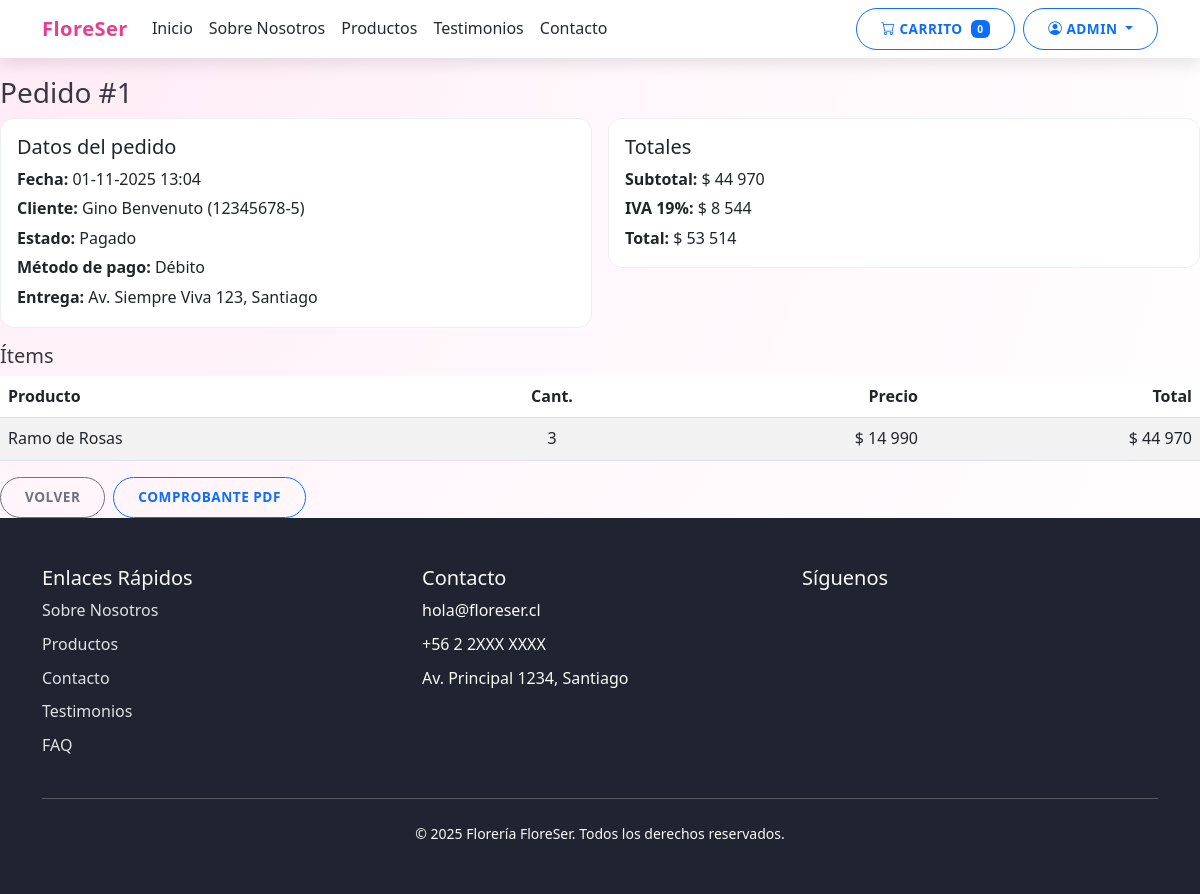
/pedidos/1/ (signed in), run on the app's committed database.
### apps/usuarios/models.py (models this page shows, shortened)
class Usuario(AbstractUser):
    class Roles(models.TextChoices):
        ADMINISTRADOR = 'Administrador', 'Administrador'
        EMPLEADO = 'Empleado', 'Empleado'
        CLIENTE = 'Cliente', 'Cliente'
        PROVEEDOR = 'Proveedor', 'Proveedor'
    rol = models.CharField(max_length=20, choices=Roles.choices, default=Roles.CLIENTE)
    activo = models.BooleanField(default=True)

### apps/pedidos/models.py (models this page shows, shortened)
class Pedido(models.Model):
    ESTADOS = [
        ('Pendiente', 'Pendiente'),
        ('Pagado', 'Pagado'),
        ('En preparación', 'En preparación'),
        ('Entregado', 'Entregado'),
    ]
    cliente = models.ForeignKey(Cliente, on_delete=models.PROTECT)
    empleado = models.ForeignKey(Empleado, on_delete=models.SET_NULL, null=True, blank=True)
    fecha_pedido = models.DateTimeField(auto_now_add=True)
    subtotal = models.DecimalField(max_digits=12, decimal_places=0)
    iva = models.DecimalField(max_digits=12, decimal_places=0)
    total = models.DecimalField(max_digits=12, decimal_places=0)
    estado = models.CharField(max_length=20, choices=ESTADOS, default='Pendiente')
    metodo_pago = models.CharField(max_length=50, blank=True)
    referencia_pago = models.CharField(max_length=100, blank=True)
    comprobante_pago = models.FileField(upload_to='comprobantes/', null=True, blank=True)
    direccion_entrega = models.CharField(max_length=255, blank=True)

class PedidoItem(models.Model):
    pedido = models.ForeignKey(Pedido, on_delete=models.CASCADE, related_name='items')
    producto = models.ForeignKey(Producto, on_delete=models.PROTECT)
    cantidad = models.PositiveIntegerField()
    precio_unitario = models.DecimalField(max_digits=12, decimal_places=0)

### apps/clientes/models.py (models this page shows, shortened)
class Cliente(models.Model):
    usuario = models.OneToOneField(settings.AUTH_USER_MODEL, on_delete=models.CASCADE, related_name='perfil_cliente')
    nombre = models.CharField(max_length=150)
    rut = models.CharField(
        max_length=12,
        validators=[RegexValidator(r"^\d{7,8}-[\dkK]$", message="RUT inválido. Formato: XXXXXXXX-X")],
        unique=True,
    )
    direccion = models.CharField(max_length=255, blank=True)
    comuna = models.CharField(max_length=100, blank=True)
    telefono = models.CharField(max_length=20, blank=True)

### apps/productos/models.py (models this page shows, shortened)
class Producto(models.Model):
    class Categoria(models.TextChoices):
        AMOR_ANIVERSARIO = 'Amor y Aniversario', 'Amor y Aniversario'
        CUMPLEANOS = 'Cumpleaños', 'Cumpleaños'
        AGRADECIMIENTO = 'Agradecimiento', 'Agradecimiento'
        CONDOLENCIAS = 'Condolencias', 'Condolencias'
    sku = models.CharField(max_length=50, unique=True)
    nombre = models.CharField(max_length=150)
    descripcion = models.TextField(blank=True)
    categoria = models.CharField(max_length=100, choices=Categoria.choices)
    precio = models.DecimalField(max_digits=12, decimal_places=0, validators=[MinValueValidator(0)])
    stock = models.IntegerField(default=0, validators=[MinValueValidator(0)])
    stock_minimo = models.IntegerField(default=0, validators=[MinValueValidator(0)])
    imagen = models.ImageField(upload_to='productos/', blank=True, null=True)
    destacado = models.BooleanField(default=False)

### apps/pedidos/views.py (the view)
# urls.py: path('<int:pedido_id>/', pedido_detalle, name='detalle'),
@role_required('Administrador', 'Empleado')
def pedido_detalle(request, pedido_id: int):
    pedido = get_object_or_404(Pedido.objects.select_related('cliente'), pk=pedido_id)
    items = list(pedido.items.select_related('producto').all())
    items_info = [
        {
            'item': it,
            'line_total': int(it.precio_unitario) * int(it.cantidad),
        }
        for it in items
    ]
    return render(request, 'pedidos/detalle.html', {
        'pedido': pedido,
        'items_info': items_info,
        'fmt': _clp_fmt,
    })

### templates/pedidos/detalle.html (shortened to what this page needs)
{% extends 'base.html' %}
{% load humanize %}
{% block content %}
<h3>Pedido #{{ pedido.id }}</h3>
<div class="row g-3 mb-3">
  <div class="col-md-6">
    <div class="card">
      <div class="card-body">
        <h5 class="card-title">Datos del pedido</h5>
        <p class="mb-1"><strong>Fecha:</strong> {{ pedido.fecha_pedido|date:'d-m-Y H:i' }}</p>
        <p class="mb-1"><strong>Cliente:</strong> {{ pedido.cliente.nombre }} ({{ pedido.cliente.rut }})</p>
        <p class="mb-1"><strong>Estado:</strong> {{ pedido.estado }}</p>
        <p class="mb-1"><strong>Método de pago:</strong> {{ pedido.metodo_pago }}</p>
        <p class="mb-0"><strong>Entrega:</strong> {{ pedido.direccion_entrega }}</p>
      </div>
    </div>
  </div>
  <div class="col-md-6">
    <div class="card">
      <div class="card-body">
        <h5 class="card-title">Totales</h5>
        <p class="mb-1"><strong>Subtotal:</strong> $ {{ pedido.subtotal|intcomma }}</p>
        <p class="mb-1"><strong>IVA 19%:</strong> $ {{ pedido.iva|intcomma }}</p>
        <p class="mb-0"><strong>Total:</strong> $ {{ pedido.total|intcomma }}</p>
      </div>
    </div>
  </div>
</div>
<h5>Ítems</h5>
<table class="table table-striped align-middle">
  <thead>
    <tr><th>Producto</th><th class="text-center">Cant.</th><th class="text-end">Precio</th><th class="text-end">Total</th></tr>
  </thead>
  <tbody>
  {% for obj in items_info %}
    <tr>
      <td>{{ obj.item.producto.nombre }}</td>
      <td class="text-center">{{ obj.item.cantidad }}</td>
      <td class="text-end">$ {{ obj.item.precio_unitario|intcomma }}</td>
      <td class="text-end">$ {{ obj.line_total|intcomma }}</td>
    </tr>
  {% empty %}
    <tr><td colspan="4">Sin ítems.</td></tr>
  {% endfor %}
  </tbody>
</table>
<div class="d-flex gap-2">
  <a href="{% url 'pedidos:gestion' %}" class="btn btn-outline-secondary">Volver</a>
  <a href="{% url 'pedidos:comprobante_pdf' pedido.id %}" target="_blank" class="btn btn-outline-primary">Comprobante PDF</a>
</div>
{% endblock %}

### templates/base.html (shortened to what this page needs)
<!DOCTYPE html>
{% load static %}
{% load i18n %}
<html lang="es">
<head>
    <link href="https://cdn.jsdelivr.net/npm/bootstrap@5.3.0/dist/css/bootstrap.min.css" rel="stylesheet">
    <link rel="stylesheet" href="https://cdn.jsdelivr.net/npm/bootstrap-icons@1.10.0/font/bootstrap-icons.css">
    <link rel="stylesheet" href="{% static 'css/styles.css' %}">
</head>
<body>
    <nav class="navbar navbar-expand-lg navbar-main fixed-top">
        <div class="container">
            <a class="navbar-brand" href="{% url 'home:index' %}">
                {% if configuracion and configuracion.logo %}
                <img src="{{ configuracion.logo.url }}" alt="{{ configuracion.nombre_sitio }}" height="40">
                {% else %}
                FloreSer
                {% endif %}
            </a>
            <div class="collapse navbar-collapse" id="navbarNav">
                {% url 'home:index' as home_url %}
                {% url 'home:sobre_nosotros' as sobre_url %}
                {% url 'productos:lista' as productos_url %}
                {% url 'home:testimonios' as testimonios_url %}
                {% url 'home:index' as home_url3 %}
                {% url 'pedidos:carrito' as carrito_url %}
                {% url 'clientes:perfil' as cli_perfil_url %}
                {% url 'clientes:mis_pedidos' as cli_misped_url %}
                {% url 'productos:crear' as prod_crear_url %}
                {% url 'admin:index' as admin_index_url %}
                {% url 'logout' as logout_url %}
                {% url 'login' as login_url %}
                <ul class="navbar-nav me-auto">
                    {% if home_url %}
                    <li class="nav-item">
                        <a class="nav-link" href="{{ home_url }}#inicio">Inicio</a>
                    </li>
                    {% endif %}
                    {% if sobre_url %}
                    <li class="nav-item">
                        <a class="nav-link" href="{{ sobre_url }}">Sobre Nosotros</a>
                    </li>
                    {% endif %}
                    {% if productos_url %}
                    <li class="nav-item">
                        <a class="nav-link" href="{{ productos_url }}">Productos</a>
                    </li>
                    {% endif %}
                    {% if testimonios_url %}
                    <li class="nav-item">
                        <a class="nav-link" href="{{ testimonios_url }}">Testimonios</a>
                    </li>
                    {% endif %}
                    {% if home_url3 %}
                    <li class="nav-item">
                        <a class="nav-link" href="{{ home_url3 }}#contacto">Contacto</a>
                    </li>
                    {% endif %}
                </ul>
                <div class="d-flex">
                    <a href="{{ carrito_url|default:'#' }}" class="btn btn-outline-primary me-2">
                        <i class="bi bi-cart"></i> Carrito
                        <span class="badge bg-primary ms-1">0</span>
                    </a>
                    {% if user.is_authenticated %}
                    <div class="dropdown">
                        <button class="btn btn-outline-primary dropdown-toggle" type="button" id="userDropdown" data-bs-toggle="dropdown">
                            <i class="bi bi-person-circle"></i> {{ user.username }}
                        </button>
                    </div>
                    {% endif %}
                </div>
            </div>
        </div>
    </nav>
    <div style="padding-top: 76px;">
        {% block content %}{% endblock %}
    </div>
    <footer class="footer-site py-5">
        <div class="container">
            <div class="row g-4">
                <div class="col-lg-4">
                    <h5>Enlaces Rápidos</h5>
                    <ul class="list-unstyled footer-links">
                        {% url 'home:sobre_nosotros' as sobre_url %}
                        {% url 'productos:lista' as prodf_url %}
                        {% url 'home:testimonios' as testimoniosf_url %}
                        {% url 'home:faq' as faq_url %}
                        <li class="mb-2">
                            <a href="{{ sobre_url|default:'#' }}" class="text-decoration-none">Sobre Nosotros</a>
                        </li>
                        <li class="mb-2">
                            <a href="{{ prodf_url|default:'#' }}" class="text-decoration-none">Productos</a>
                        </li>
                        <li class="mb-2">
                            <a href="{{ homef_url|default:'#' }}#contacto" class="text-decoration-none">Contacto</a>
                        </li>
                        <li class="mb-2">
                            <a href="{{ testimoniosf_url|default:'#' }}" class="text-decoration-none">Testimonios</a>
                        </li>
                        {% if faq_url %}
                        <li class="mb-2">
                            <a href="{{ faq_url }}" class="text-decoration-none">FAQ</a>
                        </li>
                        {% endif %}
                    </ul>
                </div>
                <div class="col-lg-4">
                    <h5>Contacto</h5>
                    <ul class="list-unstyled mb-0">
                        <li class="mb-2">
                            {% if configuracion and configuracion.email %}
                                {{ configuracion.email }}
                            {% else %}
                                hola@floreser.cl
                            {% endif %}
                        </li>
                        <li class="mb-2">
                            {% if configuracion and configuracion.telefono %}
                                {{ configuracion.telefono }}
                            {% else %}
                                +56 2 2XXX XXXX
                            {% endif %}
                        </li>
                        <li class="mb-2">
                            {% if configuracion and configuracion.direccion %}
                                {{ configuracion.direccion }}
                            {% else %}
                                Av. Principal 1234, Santiago
                            {% endif %}
                        </li>
                    </ul>
                </div>
                <div class="col-lg-4">
                    <h5>Síguenos</h5>
                </div>
            </div>
            <hr class="my-4">
            <div class="text-center">
                <p class="mb-0 small">&copy; {% now "Y" %} {% if configuracion %}{{ configuracion.nombre_sitio }}{% else %}Florería FloreSer{% endif %}. Todos los derechos reservados.</p>
            </div>
        </div>
    </footer>
</body>
</html>

### static/css/styles.css (style rules this page uses)
:root { --primary-color: #e83e8c; --secondary-color: #ffd6e8; --accent-color: #ff7f50; --light-color: #fff7fb; --dark-color: #343a40; --gray-100: #f8f9fa; --gray-200: #eceff4; --gray-600: #6c757d; --box-shadow: 0 0.5rem 1rem rgba(232, 62, 140, 0.15); --transition: all 0.3s ease; }
body { font-family: 'Segoe UI', Tahoma, Geneva, Verdana, sans-serif; color: var(--dark-color); line-height: 1.6; background: radial-gradient(circle at top left, #ffeaf5 0, #fff7fb 40%, #ffffff 100%); }
.navbar-brand { font-weight: 700; letter-spacing: 0.5px; }
.navbar-main, .navbar-main.bg-dark, .navbar-main.navbar-dark { background-color: #ffffff !important; box-shadow: 0 0.35rem 1rem rgba(0, 0, 0, 0.1); z-index: 1030; }
.navbar-main .navbar-brand { font-weight: 700; letter-spacing: 0.5px; color: var(--primary-color) !important; }
.navbar-main .navbar-nav .nav-link { color: #252932 !important; font-weight: 500; }
.btn { padding: 0.6rem 1.5rem; border-radius: 50px; font-weight: 600; transition: var(--transition); text-transform: uppercase; font-size: 0.85rem; letter-spacing: 0.5px; }
.card { transition: var(--transition); overflow: hidden; border-radius: 14px; border: 1px solid var(--gray-200); }
.footer-site { background: #1f2430; color: #f8f9fa; }
.footer-site h5 { color: #f8f9fa; }
.footer-site .footer-links a { color: #dee2e6; }

### data on the page
Usuario: username "ADMIN"
Pedido: id "1", fecha_pedido "01-11-2025 13:04", cliente.nombre "Gino Benvenuto", cliente.rut "12345678-5", estado "Pagado", metodo_pago "Débito", direccion_entrega "Av. Siempre Viva 123, Santiago", subtotal "44 970", iva "8 544", total "53 514"
PedidoItem: item.producto.nombre "Ramo de Rosas", item.cantidad "3", item.precio_unitario "14 990", line_total "44 970"
